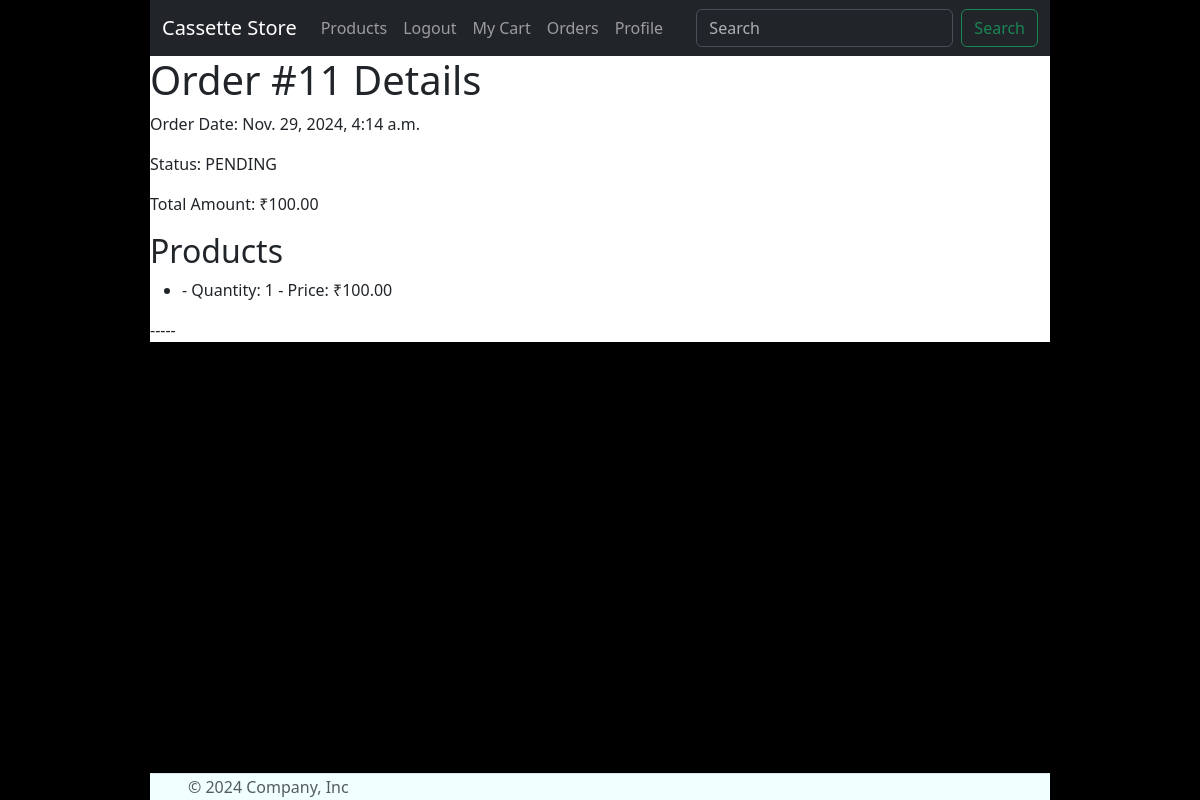
/order_detail/11/ (signed in), run on an earlier commit of the app's database.
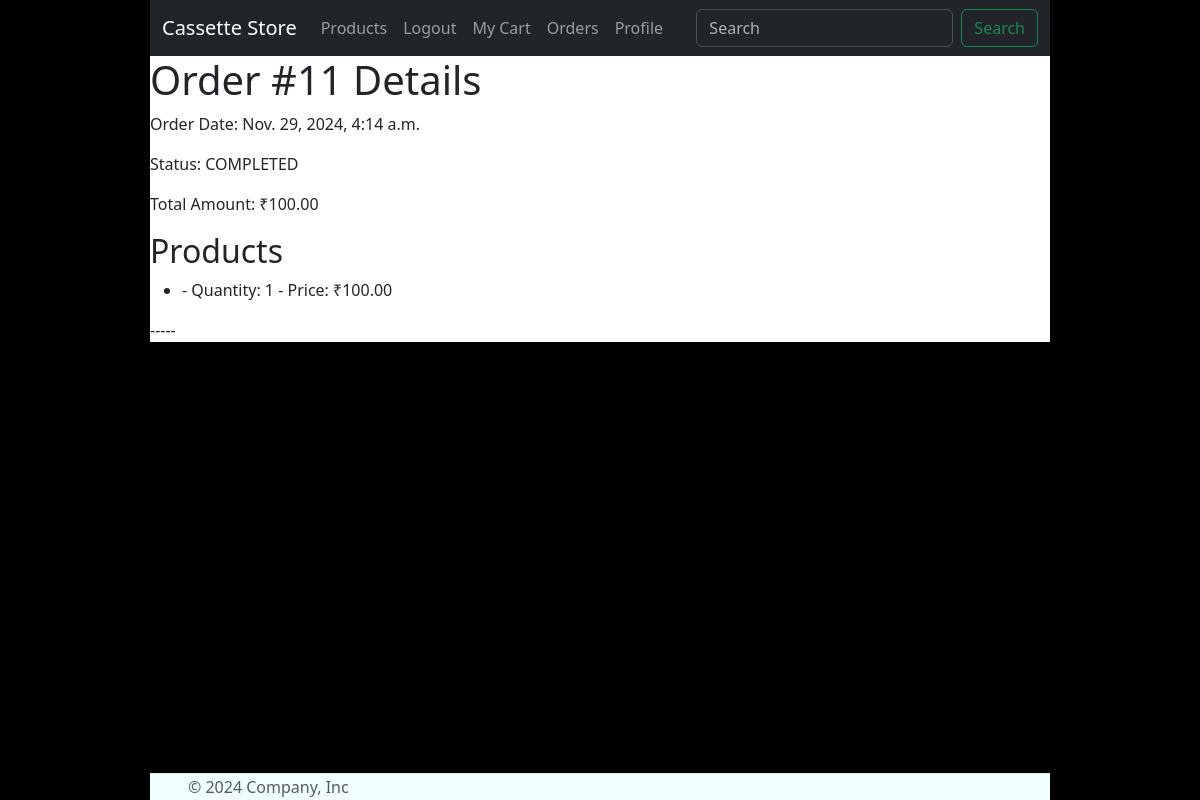
And on a later commit of the database.
### orders/models.py (models this page shows, shortened)
class Order(models.Model):
    user = models.ForeignKey(User, on_delete=models.CASCADE)
    order_date = models.DateTimeField(auto_now_add=True)
    total_amount = models.DecimalField(max_digits=10, decimal_places=2)
    status = models.CharField(max_length=20, choices=[('PENDING','Pending'),('COMPLETED','Completed')])
    razorpay_order_id = models.CharField(max_length=255)
    address = models.ForeignKey(Address, on_delete=models.CASCADE, null=True, blank=True, related_name="orders")

### orders/views.py (the view)
# urls.py: path('order_detail/<int:order_id>/', views.order_detail, name='order_detail'),
@login_required
def order_detail(request, order_id):
    user = request.user
    order = get_object_or_404(Order, id=order_id, user=user)
    return render(request, 'order_detail.html', {'order': order})

### orders/templates/order_detail.html (shortened to what this page needs)
{% extends 'base.html' %}
{% load static %}
{% block content %}
<h1>Order #{{ order.id }} Details</h1>
<p>Order Date: {{ order.order_date }}</p>
<p>Status: {{ order.status }}</p>
<p>Total Amount: ₹{{ order.total_amount }}</p>
<h2>Products</h2>
<ul>
    {% for detail in order.order_details.all %}
        <li>
            {{ detail.cart_item.product.name }} - Quantity: {{ detail.quantity }} - Price: ₹{{ detail.price }}
        </li>
    {% endfor %}
</ul>
-----
{% endblock %}

What changed in the data, as far as the page shows it:
changed Order id 11: status "PENDING" → "COMPLETED"
